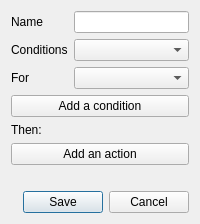
<?xml version="1.0" encoding="UTF-8"?>
<ui version="4.0">
 <class>RuleEditor</class>
 <widget class="QWidget" name="RuleEditor">
  <layout class="QVBoxLayout" name="layout">
   <item>
    <layout class="QFormLayout" name="rule">
     <item row="0" column="0">
      <widget class="QLabel" name="nameLabel">
       <property name="text">
        <string>Name</string>
       </property>
       <property name="buddy">
        <cstring>name</cstring>
       </property>
      </widget>
     </item>
     <item row="0" column="1">
      <widget class="QLineEdit" name="name" />
     </item>
     <item row="1" column="0">
      <widget class="QLabel" name="matchLabel">
       <property name="text">
        <string>Conditions</string>
       </property>
       <property name="buddy">
        <cstring>match</cstring>
       </property>
      </widget>
     </item>
     <item row="1" column="1">
      <widget class="QComboBox" name="match" />
     </item>
     <item row="2" column="0">
      <widget class="QLabel" name="accountLabel">
       <property name="text">
        <string>For</string>
       </property>
       <property name="buddy">
        <cstring>account</cstring>
       </property>
      </widget>
     </item>
     <item row="2" column="1">
      <widget class="QComboBox" name="account" />
     </item>
    </layout>
   </item>
   <item>
    <layout class="QVBoxLayout" name="conditions" />
   </item>
   <item>
    <widget class="QPushButton" name="addCondition">
     <property name="text">
      <string>Add a condition</string>
     </property>
    </widget>
   </item>
   <item>
    <widget class="QLabel" name="then">
     <property name="text">
      <string>Then:</string>
     </property>
    </widget>
   </item>
   <item>
    <layout class="QVBoxLayout" name="actions" />
   </item>
   <item>
    <widget class="QPushButton" name="addAction">
     <property name="text">
      <string>Add an action</string>
     </property>
    </widget>
   </item>
   <item>
    <widget class="QLabel" name="result">
     <property name="wordWrap">
      <bool>true</bool>
     </property>
    </widget>
   </item>
   <item>
    <widget class="QDialogButtonBox" name="buttons">
     <property name="standardButtons">
      <set>QDialogButtonBox::Save|QDialogButtonBox::Cancel</set>
     </property>
    </widget>
   </item>
  </layout>
 </widget>
 <resources />
 <connections />
</ui>
